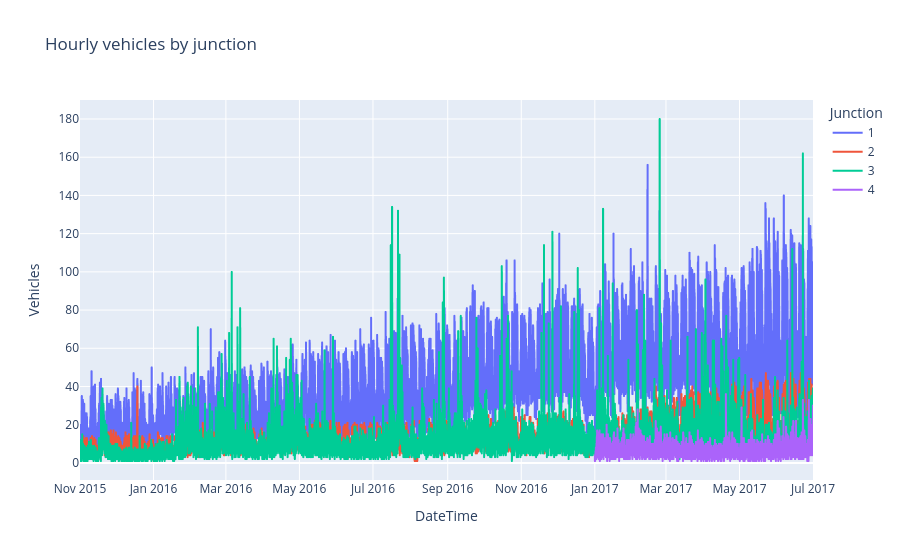
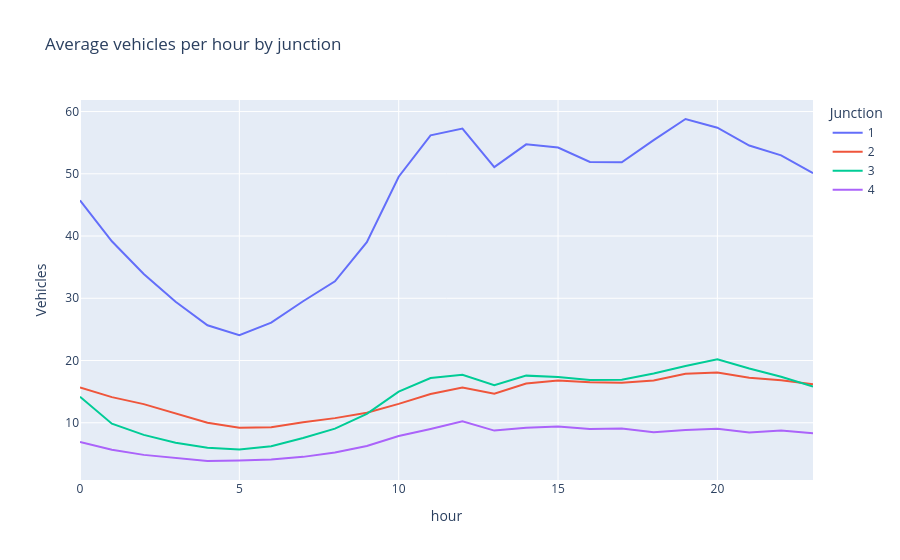

Notebook code cell kept with these figures, in order:
### Code cell
# Vehicles over time by junction
fig = px.line(df, x="DateTime", y="Vehicles", color="Junction",
              title="Hourly vehicles by junction")
fig.show()

# Average vehicles by hour and junction
hourly = df.groupby(["Junction", "hour"])["Vehicles"].mean().reset_index()
fig = px.line(hourly, x="hour", y="Vehicles", color="Junction",
              title="Average vehicles per hour by junction")
fig.show()

# Heatmap: congestion intensity (avg vehicles) by day-of-week and hour
pivot = df.pivot_table(index="dayofweek", columns="hour", values="Vehicles", aggfunc="mean")
sns.heatmap(pivot, cmap="RdPu")
plt.title("Congestion intensity heatmap (avg vehicles)")
plt.ylabel("Day of week (Mon=0)")
plt.xlabel("Hour")
plt.show()

### Figure 1 — Plotly figure (JSON) as saved in the notebook; plotly's stock layout.template omitted (floating-point values rounded to 4 significant figures; data arrays with more than 128 entries replaced by an {"elided": "..."} marker saying what was removed)
{"data": [{"hovertemplate": "Junction=1<br>DateTime=%{x}<br>Vehicles=%{y}<extra></extra>", "legendgroup": "1", "line": {"color": "#636efa", "dash": "solid"}, "marker": {"symbol": "circle"}, "mode": "lines", "name": "1", "showlegend": true, "type": "scattergl", "x": {"elided": "14592 str values"}, "xaxis": "x", "y": {"elided": "14592 int values"}, "yaxis": "y"}, {"hovertemplate": "Junction=2<br>DateTime=%{x}<br>Vehicles=%{y}<extra></extra>", "legendgroup": "2", "line": {"color": "#EF553B", "dash": "solid"}, "marker": {"symbol": "circle"}, "mode": "lines", "name": "2", "showlegend": true, "type": "scattergl", "x": {"elided": "14592 str values"}, "xaxis": "x", "y": {"elided": "14592 int values"}, "yaxis": "y"}, {"hovertemplate": "Junction=3<br>DateTime=%{x}<br>Vehicles=%{y}<extra></extra>", "legendgroup": "3", "line": {"color": "#00cc96", "dash": "solid"}, "marker": {"symbol": "circle"}, "mode": "lines", "name": "3", "showlegend": true, "type": "scattergl", "x": {"elided": "14592 str values"}, "xaxis": "x", "y": {"elided": "14592 int values"}, "yaxis": "y"}, {"hovertemplate": "Junction=4<br>DateTime=%{x}<br>Vehicles=%{y}<extra></extra>", "legendgroup": "4", "line": {"color": "#ab63fa", "dash": "solid"}, "marker": {"symbol": "circle"}, "mode": "lines", "name": "4", "showlegend": true, "type": "scattergl", "x": {"elided": "4344 str values"}, "xaxis": "x", "y": {"elided": "4344 int values"}, "yaxis": "y"}], "layout": {"legend": {"title": {"text": "Junction"}, "tracegroupgap": 0}, "title": {"text": "Hourly vehicles by junction"}, "xaxis": {"anchor": "y", "domain": [0, 1], "title": {"text": "DateTime"}}, "yaxis": {"anchor": "x", "domain": [0, 1], "title": {"text": "Vehicles"}}}}

### Figure 2 — Plotly figure (JSON) as saved in the notebook; plotly's stock layout.template omitted (floating-point values rounded to 4 significant figures)
{"data": [{"hovertemplate": "Junction=1<br>hour=%{x}<br>Vehicles=%{y}<extra></extra>", "legendgroup": "1", "line": {"color": "#636efa", "dash": "solid"}, "marker": {"symbol": "circle"}, "mode": "lines", "name": "1", "orientation": "v", "showlegend": true, "type": "scatter", "x": [0, 1, 2, 3, 4, 5, 6, 7, 8, 9, 10, 11, 12, 13, 14, 15, 16, 17, 18, 19, 20, 21, 22, 23], "xaxis": "x", "y": [45.74, 39.16, 33.91, 29.43, 25.65, 24.07, 26.08, 29.53, 32.74, 39.0, 49.53, 56.19, 57.25, 51.08, 54.73, 54.22, 51.91, 51.85, 55.41, 58.8, 57.4, 54.54, 52.96, 50.09], "yaxis": "y"}, {"hovertemplate": "Junction=2<br>hour=%{x}<br>Vehicles=%{y}<extra></extra>", "legendgroup": "2", "line": {"color": "#EF553B", "dash": "solid"}, "marker": {"symbol": "circle"}, "mode": "lines", "name": "2", "orientation": "v", "showlegend": true, "type": "scatter", "x": [0, 1, 2, 3, 4, 5, 6, 7, 8, 9, 10, 11, 12, 13, 14, 15, 16, 17, 18, 19, 20, 21, 22, 23], "xaxis": "x", "y": [15.66, 14.12, 13.0, 11.47, 10.0, 9.217, 9.263, 10.06, 10.75, 11.61, 13.03, 14.62, 15.66, 14.66, 16.31, 16.8, 16.49, 16.43, 16.78, 17.88, 18.06, 17.24, 16.82, 16.17], "yaxis": "y"}, {"hovertemplate": "Junction=3<br>hour=%{x}<br>Vehicles=%{y}<extra></extra>", "legendgroup": "3", "line": {"color": "#00cc96", "dash": "solid"}, "marker": {"symbol": "circle"}, "mode": "lines", "name": "3", "orientation": "v", "showlegend": true, "type": "scatter", "x": [0, 1, 2, 3, 4, 5, 6, 7, 8, 9, 10, 11, 12, 13, 14, 15, 16, 17, 18, 19, 20, 21, 22, 23], "xaxis": "x", "y": [14.17, 9.857, 8.056, 6.776, 5.979, 5.686, 6.237, 7.551, 9.058, 11.43, 15.0, 17.19, 17.71, 16.05, 17.57, 17.37, 16.88, 16.9, 17.93, 19.13, 20.2, 18.72, 17.39, 15.8], "yaxis": "y"}, {"hovertemplate": "Junction=4<br>hour=%{x}<br>Vehicles=%{y}<extra></extra>", "legendgroup": "4", "line": {"color": "#ab63fa", "dash": "solid"}, "marker": {"symbol": "circle"}, "mode": "lines", "name": "4", "orientation": "v", "showlegend": true, "type": "scatter", "x": [0, 1, 2, 3, 4, 5, 6, 7, 8, 9, 10, 11, 12, 13, 14, 15, 16, 17, 18, 19, 20, 21, 22, 23], "xaxis": "x", "y": [6.923, 5.669, 4.84, 4.32, 3.856, 3.945, 4.11, 4.519, 5.221, 6.26, 7.862, 9.006, 10.24, 8.74, 9.21, 9.392, 8.994, 9.061, 8.486, 8.851, 9.039, 8.425, 8.762, 8.309], "yaxis": "y"}], "layout": {"legend": {"title": {"text": "Junction"}, "tracegroupgap": 0}, "title": {"text": "Average vehicles per hour by junction"}, "xaxis": {"anchor": "y", "domain": [0, 1], "title": {"text": "hour"}}, "yaxis": {"anchor": "x", "domain": [0, 1], "title": {"text": "Vehicles"}}}}
